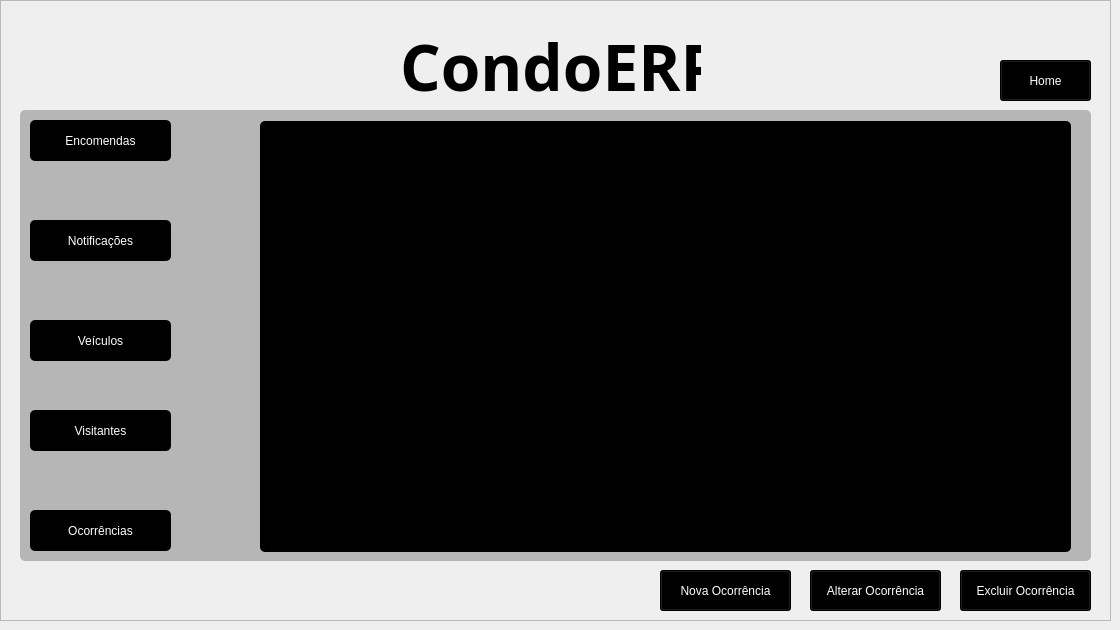
    <widget class="QWidget" name="page_6">
     <widget class="QFrame" name="frame_12">
      <property name="geometry">
       <rect>
        <x>0</x>
        <y>0</y>
        <width>1111</width>
        <height>621</height>
       </rect>
      </property>
      <property name="frameShape">
       <enum>QFrame::Shape::StyledPanel</enum>
      </property>
      <property name="frameShadow">
       <enum>QFrame::Shadow::Raised</enum>
      </property>
      <widget class="QLabel" name="label_7">
       <property name="geometry">
        <rect>
         <x>400</x>
         <y>30</y>
         <width>301</width>
         <height>71</height>
        </rect>
       </property>
       <property name="font">
        <font>
         <family>Bahnschrift SemiBold</family>
         <pointsize>48</pointsize>
         <bold>true</bold>
        </font>
       </property>
       <property name="text">
        <string>CondoERP</string>
       </property>
      </widget>
      <widget class="QFrame" name="frame_13">
       <property name="geometry">
        <rect>
         <x>20</x>
         <y>110</y>
         <width>1071</width>
         <height>451</height>
        </rect>
       </property>
       <property name="styleSheet">
        <string notr="true">background-color: rgb(182, 182, 182);
color: black;
border-radius: 5px;</string>
       </property>
       <property name="frameShape">
        <enum>QFrame::Shape::StyledPanel</enum>
       </property>
       <property name="frameShadow">
        <enum>QFrame::Shadow::Raised</enum>
       </property>
       <widget class="QPushButton" name="pushNotificacoes_6">
        <property name="geometry">
         <rect>
          <x>10</x>
          <y>110</y>
          <width>141</width>
          <height>41</height>
         </rect>
        </property>
        <property name="styleSheet">
         <string notr="true">background-color: black;
color: white;</string>
        </property>
        <property name="text">
         <string>Notificações</string>
        </property>
       </widget>
       <widget class="QPushButton" name="pushVeiculos_6">
        <property name="geometry">
         <rect>
          <x>10</x>
          <y>210</y>
          <width>141</width>
          <height>41</height>
         </rect>
        </property>
        <property name="styleSheet">
         <string notr="true">background-color: black;
color: white;</string>
        </property>
        <property name="text">
         <string>Veículos</string>
        </property>
       </widget>
       <widget class="QTableView" name="tableView_5">
        <property name="geometry">
         <rect>
          <x>240</x>
          <y>11</y>
          <width>811</width>
          <height>431</height>
         </rect>
        </property>
        <property name="styleSheet">
         <string notr="true">background-color: black;
color: white;</string>
        </property>
       </widget>
       <widget class="QPushButton" name="pushEncomendas_6">
        <property name="geometry">
         <rect>
          <x>10</x>
          <y>10</y>
          <width>141</width>
          <height>41</height>
         </rect>
        </property>
        <property name="styleSheet">
         <string notr="true">background-color: black;
color: white;</string>
        </property>
        <property name="text">
         <string>Encomendas</string>
        </property>
       </widget>
       <widget class="QPushButton" name="pushVisitantes_6">
        <property name="geometry">
         <rect>
          <x>10</x>
          <y>300</y>
          <width>141</width>
          <height>41</height>
         </rect>
        </property>
        <property name="styleSheet">
         <string notr="true">background-color: black;
color: white;</string>
        </property>
        <property name="text">
         <string>Visitantes</string>
        </property>
       </widget>
       <widget class="QPushButton" name="pushOcorrencias_6">
        <property name="geometry">
         <rect>
          <x>10</x>
          <y>400</y>
          <width>141</width>
          <height>41</height>
         </rect>
        </property>
        <property name="styleSheet">
         <string notr="true">background-color: black;
color: white;</string>
        </property>
        <property name="text">
         <string>Ocorrências</string>
        </property>
       </widget>
      </widget>
      <widget class="QPushButton" name="pushHome_6">
       <property name="geometry">
        <rect>
         <x>1000</x>
         <y>60</y>
         <width>91</width>
         <height>41</height>
        </rect>
       </property>
       <property name="styleSheet">
        <string notr="true">background-color: black;
color: white;</string>
       </property>
       <property name="text">
        <string>Home</string>
       </property>
      </widget>
      <widget class="QPushButton" name="pushExcluirOcorrencia">
       <property name="geometry">
        <rect>
         <x>960</x>
         <y>570</y>
         <width>131</width>
         <height>41</height>
        </rect>
       </property>
       <property name="styleSheet">
        <string notr="true">background-color: black;
color: white;</string>
       </property>
       <property name="text">
        <string>Excluir Ocorrência</string>
       </property>
      </widget>
      <widget class="QPushButton" name="pushAlterarOcorrencia">
       <property name="geometry">
        <rect>
         <x>810</x>
         <y>570</y>
         <width>131</width>
         <height>41</height>
        </rect>
       </property>
       <property name="styleSheet">
        <string notr="true">background-color: black;
color: white;</string>
       </property>
       <property name="text">
        <string>Alterar Ocorrência</string>
       </property>
      </widget>
      <widget class="QPushButton" name="pushNovaOcorrencia">
       <property name="geometry">
        <rect>
         <x>660</x>
         <y>570</y>
         <width>131</width>
         <height>41</height>
        </rect>
       </property>
       <property name="styleSheet">
        <string notr="true">background-color: black;
color: white;</string>
       </property>
       <property name="text">
        <string>Nova Ocorrência</string>
       </property>
      </widget>
     </widget>
    </widget>
